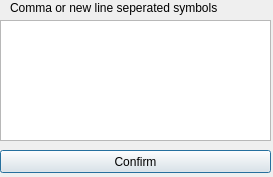
<?xml version="1.0" encoding="UTF-8"?>
<ui version="4.0">
 <class>NewSymbols</class>
 <widget class="QDialog" name="NewSymbols">
  <property name="geometry">
   <rect>
    <x>0</x>
    <y>0</y>
    <width>273</width>
    <height>177</height>
   </rect>
  </property>
  <property name="windowTitle">
   <string>New Symbols</string>
  </property>
  <widget class="QPushButton" name="ConfirmSymbols">
   <property name="geometry">
    <rect>
     <x>0</x>
     <y>150</y>
     <width>271</width>
     <height>23</height>
    </rect>
   </property>
   <property name="text">
    <string>Confirm</string>
   </property>
  </widget>
  <widget class="QPlainTextEdit" name="SymbolList">
   <property name="geometry">
    <rect>
     <x>0</x>
     <y>20</y>
     <width>271</width>
     <height>121</height>
    </rect>
   </property>
   <property name="plainText">
    <string/>
   </property>
  </widget>
  <widget class="QLabel" name="label">
   <property name="geometry">
    <rect>
     <x>10</x>
     <y>0</y>
     <width>251</width>
     <height>16</height>
    </rect>
   </property>
   <property name="text">
    <string>Comma or new line seperated symbols</string>
   </property>
  </widget>
 </widget>
 <resources/>
 <connections>
  <connection>
   <sender>ConfirmSymbols</sender>
   <signal>clicked()</signal>
   <receiver>NewSymbols</receiver>
   <slot>addSymbols()</slot>
   <hints>
    <hint type="sourcelabel">
     <x>178</x>
     <y>164</y>
    </hint>
    <hint type="destinationlabel">
     <x>271</x>
     <y>11</y>
    </hint>
   </hints>
  </connection>
 </connections>
 <slots>
  <slot>addSymbols()</slot>
 </slots>
</ui>
